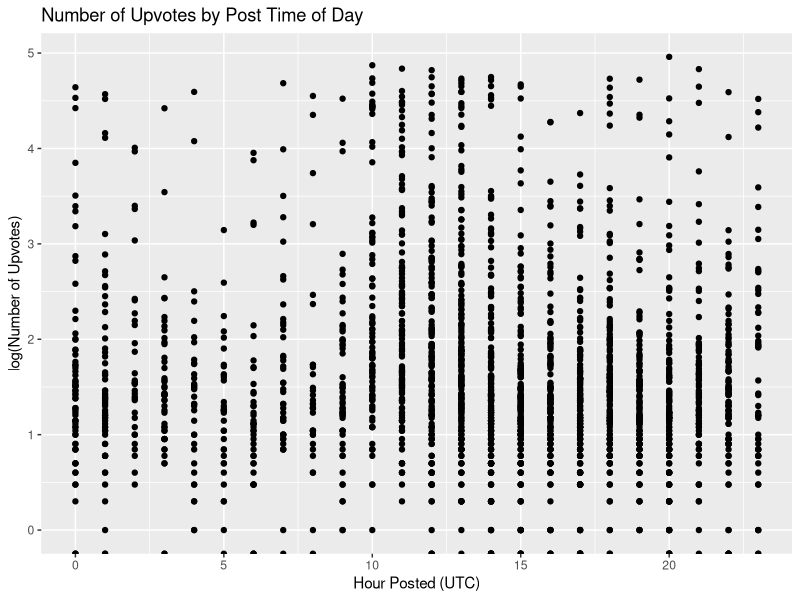
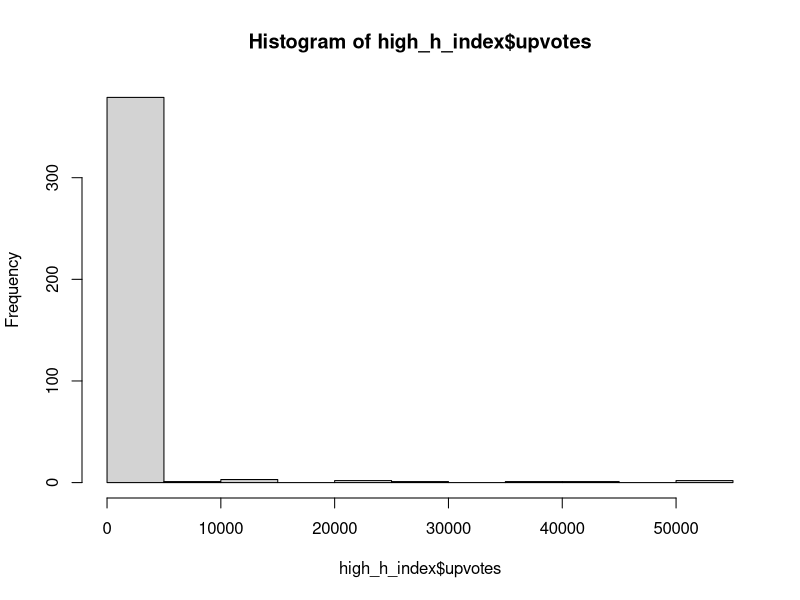

Reproduce these figures in R, in order. (Note: this script raises an error after producing the figures.)
## ---- chunk 1
knitr::opts_chunk$set(echo = TRUE, message=FALSE, warning=FALSE, cache=TRUE, 
                      fig.width=7, fig.height=3, fig.align = "center")
## ---- chunk 2
#Read the reddit data into a dataframe
library(readr)
require(ggplot2)
reddit_df <- read_csv("reddit_df_sent.csv")
reddit_df_read <- reddit_df
## ---- chunk 3
#Wrangle the dates into a more readable format
require(lubridate)
require(dplyr)

#Store all of the POSIX dates into a vector
dates <- as.POSIXct(reddit_df$created_utc,origin = "1970-01-01",tz = "UTC")

#Use lubridate to read y,m,d,h from that vector
reddit_df <- reddit_df %>%  
  mutate(post_year = year(dates),post_month = month(dates), post_day = day(dates), post_hour = hour(dates))
## ---- chunk 4
#Create a new column for categorical time of day
#Time ranges: PST 6pm-3am night      3am-10am morning    11am-6pm day
mk_cat_time <- function(h)
{
  ifelse(h>18, "night", ifelse(h>10, "day", ifelse(h>2, "morning", "night")))
}

#Create a new column for categorical time of month
#Time ranges: 1-10 early  11-20 mid    21-31 late
mk_cat_day <- function(h)
{
  ifelse(h>20, "late", ifelse(h>10, "mid", "early"))
}

reddit_df <- reddit_df %>%
  mutate(cat_post_hour = mk_cat_time(post_hour)) %>%
  mutate(cat_post_day = mk_cat_day(post_day)) 
## ---- chunk 5
#reddit_df %>% ggplot(aes(x=post_hour,y=title_len,color=cat_upvotes)) + geom_point()
## ---- chunk 6
library(stringr)

#Filter by removing the Ask Me Anything (AMA) threads and the subreddit discussion
  #threads since these are not studies. 
reddit_df <- reddit_df %>%
  filter(!str_detect(subfield, " AMA")) %>%
  filter(subfield != "Subreddit Discussion") %>%
  filter(subfield != "Subreddit Feature") %>%
  filter(subfield != "Deaths + injuries") %>%
  filter(subfield != "Mathematics")

#Display the remaining subfields
count(reddit_df,subfield)
## ---- chunk 7
mk_cat_subfield <- function(field)
{
  ifelse(field == "Biology" | field =="Health" | field =="Cancer" | field =="Medicine" | field =="Animal Science" | field =="Paleontology" | field =="Epidemiology", "Life Science", ifelse(field =="Psychology" | field =="Neuroscience" | field =="Social Science" | field =="Anthropology", "Psychology", ifelse(field =="Chemistry" | field =="Nanoscience", "Chemistry", ifelse(field =="Geology" | field =="Astronomy" | field =="Physics" | field =="Engineering" | field =="Computer Science", "Phys/Astro", "Environment"))))
}
reddit_df <- reddit_df %>%
  mutate(cat_subfield = mk_cat_subfield(subfield)) %>%
  select(-subfield)

reddit_df$cat_subfield <- factor(reddit_df$cat_subfield)
## ---- chunk 8
#Here is the dataframe in its current state:
head(reddit_df)
## ---- chunk 9
#Turn all categorical variables into factors
reddit_df$author_flair_binary <- factor(reddit_df$author_flair_binary)
reddit_df$image <- factor(reddit_df$image)
reddit_df$journal_h_index <- factor(reddit_df$journal_h_index)
#reddit_df$subfield <- factor(reddit_df$subfield)
#Uncomment year if analyzing more than 1 year, rf requires at least 2 levels per factor
#reddit_df$post_year <- factor(reddit_df$post_year)
reddit_df$post_month <- factor(reddit_df$post_month)
reddit_df$cat_post_hour <- factor(reddit_df$cat_post_hour)
reddit_df$cat_post_day <- factor(reddit_df$cat_post_day)
## ---- chunk 10
reddit_df %>%
  ggplot(aes(x=post_hour,y=log10(upvotes))) + geom_point() +
  ggtitle("Number of Upvotes by Post Time of Day") +
  xlab("Hour Posted (UTC)") + ylab("log(Number of Upvotes)") 
## ---- chunk 11
high_h_index <- reddit_df %>% filter(journal_h_index=='high')
## ---- chunk 12
hist(high_h_index$upvotes)
## ---- chunk 13
reddit_df %>% group_by(image) %>% summarize(n())
## ---- chunk 14
unique(reddit_df$author_flair)
## ---- chunk 15
#To prepare for model building, we remove unnecessary columns:
reddit_df <- reddit_df %>%
  select(-X1,-author,-id,-created_utc,-domain,-url,-author_flair,-post_day,-post_hour,-num_comments,-gilded,-link_karma,-comment_karma,-title,-X1_1)
## ---- chunk 16
bef_rm <- nrow(reddit_df)

#Remove missing values
reddit_df <- reddit_df[complete.cases(reddit_df),]
aft_rm <- nrow(reddit_df)

paste("Proportion of rows removed: ",(bef_rm-aft_rm)/bef_rm)
## ---- chunk 17
## Plot a histogram of upvotes. This suggests it might make sense to use ~25 (instead of 100) as a cutoff, since almost half the data is < 25.
qplot(reddit_df$upvotes,
      geom="histogram",
      binwidth = 25,
      fill=I("blue"), 
      col=I("red"), 
      alpha=I(.2),
      xlim=c(0,1000))
## ---- chunk 18
#Create a new column for categorical upvotes
#Ranges: 1000+ high   0+ low
mk_cat_upvotes <- function(upv)
{
  ifelse(upv>1000, "High", "Low")
}
reddit_df <- reddit_df %>%
  mutate(cat_upvotes = mk_cat_upvotes(upvotes)) %>%
  select(-upvotes)

reddit_df$cat_upvotes <- factor(reddit_df$cat_upvotes)
## ---- chunk 19
#Packages required for trees
require(caret)
require(rpart)

#Set the seed for reproducibility
set.seed(47)

#Split the data into test and training
inTrain <- createDataPartition(y = reddit_df$cat_upvotes, p=0.80, list=FALSE)
reddit.train <- reddit_df[inTrain,]
reddit.test <- reddit_df[-c(inTrain),]
## ---- chunk 20
# Look at distribution between categories
sum(reddit.train['cat_upvotes'] == "High")
sum(reddit.train['cat_upvotes'] == "Low")
## ---- chunk 21
### Sample data such that there is a 1:1 ratio in number of observations for each category.

#Count the number of high upvotes
num_high_upvote <- sum(reddit.train['cat_upvotes'] == "High")

reddit.train.high <- subset(reddit.train, reddit.train['cat_upvotes'] == "High")
reddit.train.low <- subset(reddit.train, reddit.train['cat_upvotes'] == "Low")

#Select an equal proportion of high and low upvotes
inTrain.low <- createDataPartition(y = reddit.train.low$cat_upvotes, p=num_high_upvote/dim(reddit.train.low)[1], list=FALSE)
reddit.train.low <- reddit.train.low[inTrain.low,]
## ---- chunk 22
### Combine the 2 dataframes into the final training data
reddit.train.final <- rbind(reddit.train.low, reddit.train.high)
## ---- chunk 23
reddit_df %>% group_by(cat_upvotes) %>% summarize(n())
## ---- chunk 24
#Build the random forest model
rf.reddit <- train(cat_upvotes ~., data=reddit.train.final, method="rf",
                      trControl = trainControl(method="oob"),
                      ntree=1000, tuneGrid = data.frame(mtry=c(3,5,7,9,11)),
                      importance = TRUE,na.action = na.exclude)

rf.reddit$finalModel
## ---- chunk 25
#mean((log(reddit.test$upvotes+1) - predict(rf.reddit, newdata = reddit.test))^2)
confusionMatrix(data=predict(rf.reddit, newdata = reddit.test), reference = reddit.test$cat_upvotes)
## ---- chunk 26
varImp(rf.reddit,scale=FALSE)
## ---- chunk 27
reddit_df_read %>%
  arrange(desc(title_sent))
